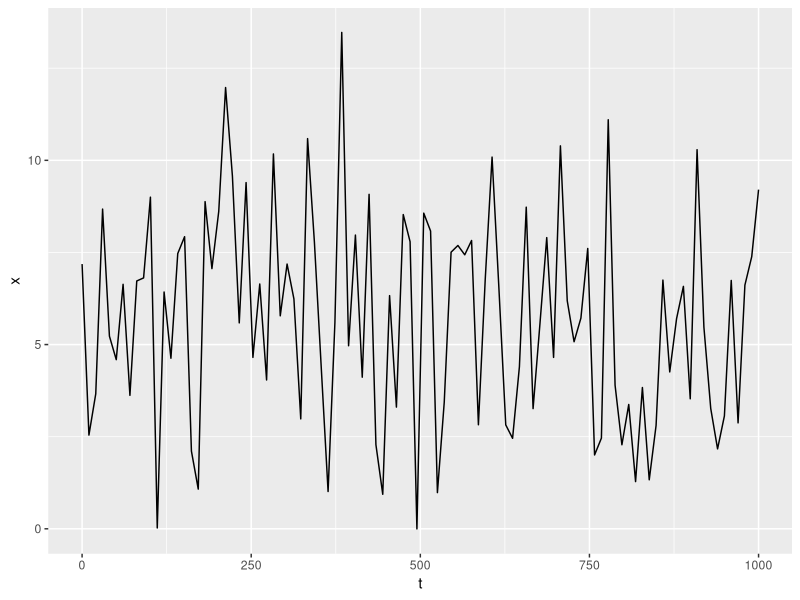
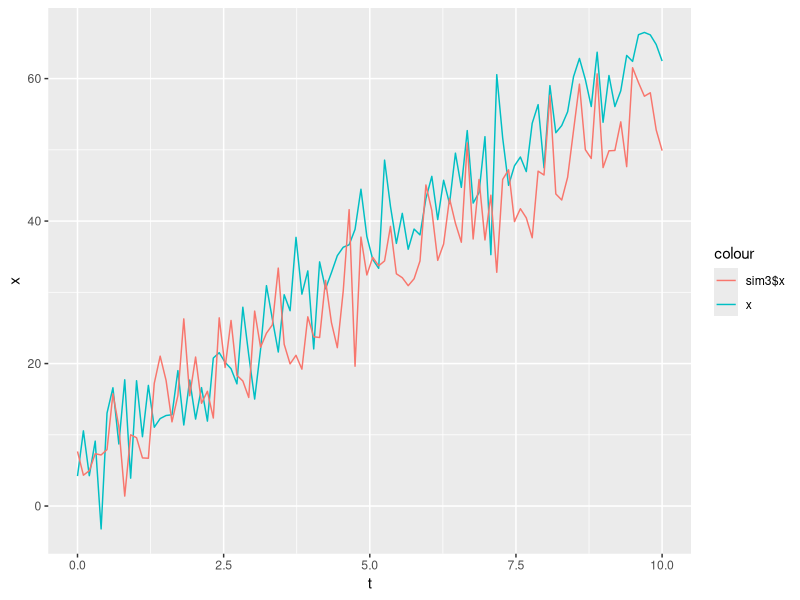
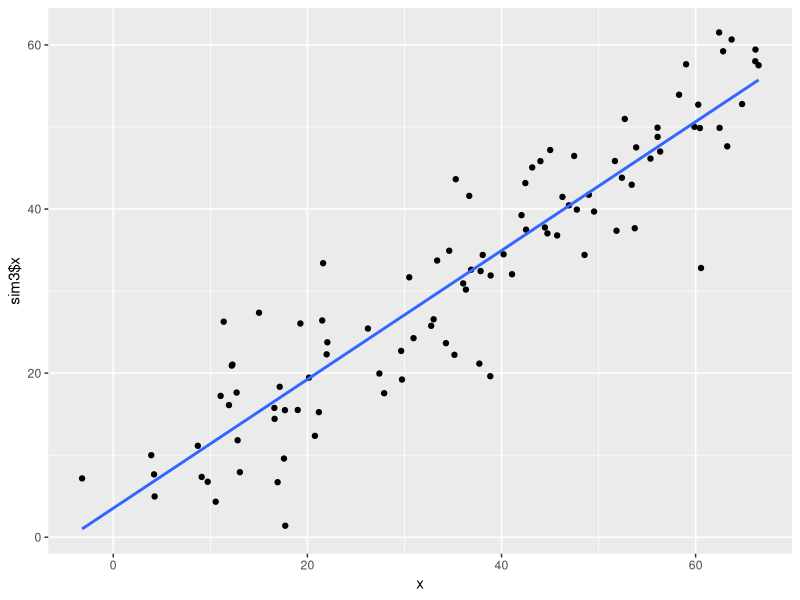
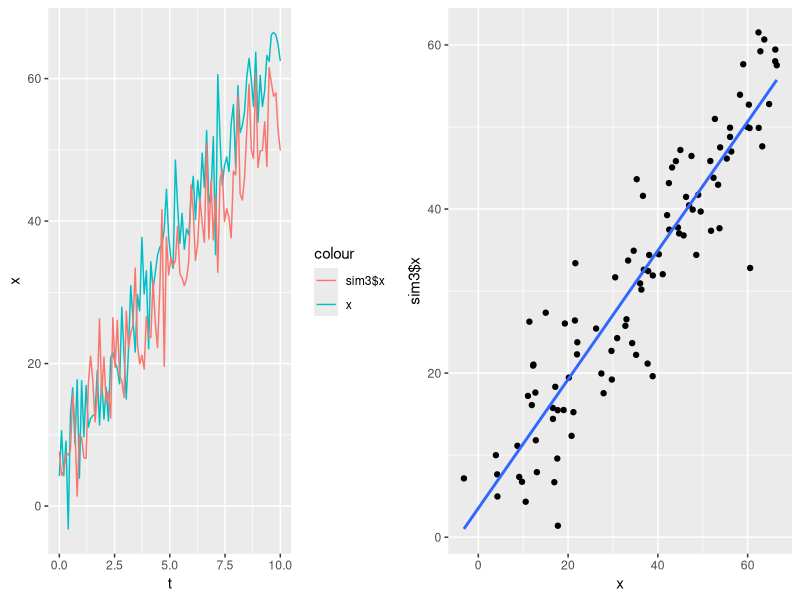
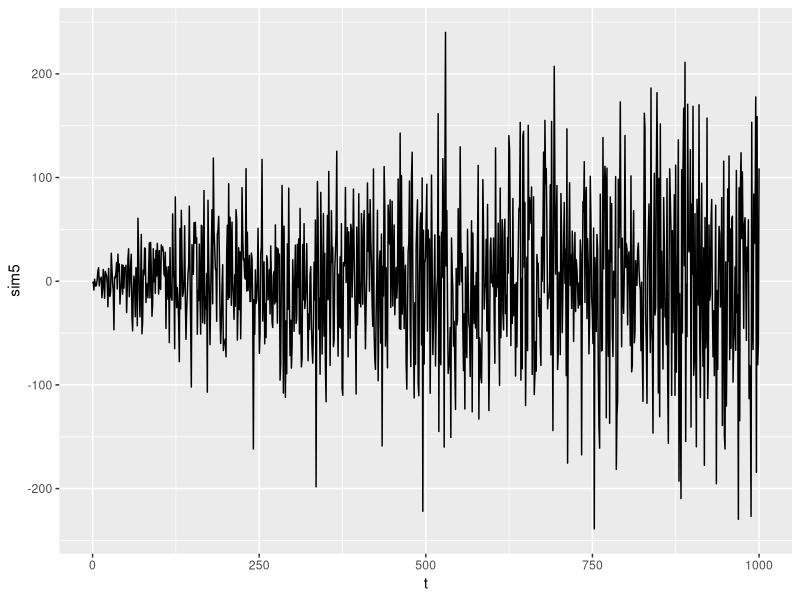
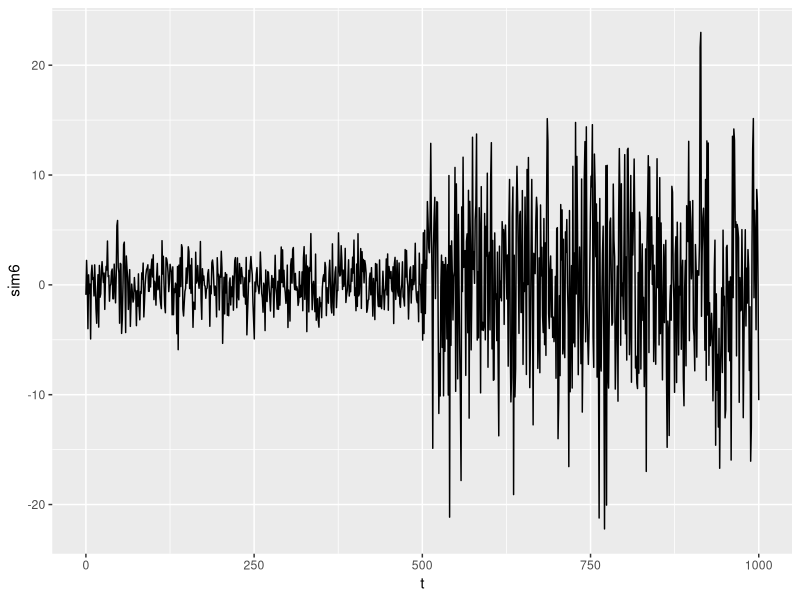

The R source for these figures, in order:
library(tidyverse)

library(gridExtra)

#simulation of stationary series
sim1 <- tibble(t = seq(0, 1000, length = 100), x = 6 + rnorm(length(t),0,3))
ggplot(sim1, aes(t, x))+ geom_line()

#simulation of nonstationary in mean series
sim2<-tibble(t=seq(0,10, length=100), x=6+6*t+rnorm(length(t),0, 5))
sim3<-tibble(t=seq (0, 10, length = 100), x=6+5*t +rnorm(length(t), 0, 5))
data<-sim2%>%mutate(sim3$x)


p1<-ggplot(data, aes(t))+geom_line(aes(y=x, colour = "x"))+
  geom_line(aes(y=sim3$x, colour= "sim3$x"))
p1

p2<-ggplot(data, aes(x,sim3$x))+
  geom_point()+
  geom_smooth(method = "lm", se = F)
p2

grid.arrange(p1, p2, ncol=2)

eq<-lm(sim3$x~ data$x)
summary(eq)


#simulation of nonstationary in variance series

a<-3
b<-0
c<-0
n<-1000
sigma<-c()
sim5<-c()
for(i in 1:n){
  
  sigma[i]<-a*i^0.5
  sim5[i]<-b+c*i+rnorm(1,0,sigma[i])
  
}
        sim5_1<-tibble(t=seq(0,n, length=n), sim5)
        sim5_1
        ggplot(sim5_1, aes(t, sim5))+ geom_line()
       
         
#simulation of nonstationary in variance series
a1<-2
a2<-7
b<-0
c<-0
n<-1000
n1<-500
sigma<-c()
sim6<-c()
for(i in 1:n1){
          
    sim6[i]<-b+c*i+rnorm(1,0,a1)
}

for(i in (n1+1):n){
      sim6[i]<-b+c*i+rnorm(1,0,a2)
}

        sim6_1<-tibble(t=seq(0,n, length=n), sim6)
        sim6_1
        ggplot(sim6_1, aes(t, sim6))+ geom_line()